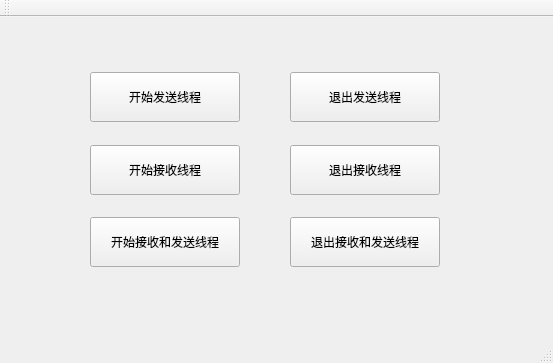
<?xml version="1.0" encoding="UTF-8"?>
<ui version="4.0">
 <class>MainWindow</class>
 <widget class="QMainWindow" name="MainWindow">
  <property name="geometry">
   <rect>
    <x>0</x>
    <y>0</y>
    <width>553</width>
    <height>363</height>
   </rect>
  </property>
  <property name="windowTitle">
   <string>MainWindow</string>
  </property>
  <widget class="QWidget" name="centralWidget">
   <widget class="QPushButton" name="btns">
    <property name="geometry">
     <rect>
      <x>90</x>
      <y>55</y>
      <width>150</width>
      <height>50</height>
     </rect>
    </property>
    <property name="minimumSize">
     <size>
      <width>100</width>
      <height>50</height>
     </size>
    </property>
    <property name="text">
     <string>开始发送线程</string>
    </property>
   </widget>
   <widget class="QPushButton" name="stops">
    <property name="geometry">
     <rect>
      <x>290</x>
      <y>55</y>
      <width>150</width>
      <height>50</height>
     </rect>
    </property>
    <property name="minimumSize">
     <size>
      <width>100</width>
      <height>50</height>
     </size>
    </property>
    <property name="text">
     <string>退出发送线程</string>
    </property>
   </widget>
   <widget class="QPushButton" name="stopr">
    <property name="geometry">
     <rect>
      <x>290</x>
      <y>128</y>
      <width>150</width>
      <height>50</height>
     </rect>
    </property>
    <property name="minimumSize">
     <size>
      <width>100</width>
      <height>50</height>
     </size>
    </property>
    <property name="text">
     <string>退出接收线程</string>
    </property>
   </widget>
   <widget class="QPushButton" name="btnr">
    <property name="geometry">
     <rect>
      <x>90</x>
      <y>128</y>
      <width>150</width>
      <height>50</height>
     </rect>
    </property>
    <property name="minimumSize">
     <size>
      <width>100</width>
      <height>50</height>
     </size>
    </property>
    <property name="text">
     <string>开始接收线程</string>
    </property>
   </widget>
   <widget class="QPushButton" name="alls">
    <property name="geometry">
     <rect>
      <x>90</x>
      <y>200</y>
      <width>150</width>
      <height>50</height>
     </rect>
    </property>
    <property name="minimumSize">
     <size>
      <width>100</width>
      <height>50</height>
     </size>
    </property>
    <property name="text">
     <string>开始接收和发送线程</string>
    </property>
   </widget>
   <widget class="QPushButton" name="alle">
    <property name="geometry">
     <rect>
      <x>290</x>
      <y>200</y>
      <width>150</width>
      <height>50</height>
     </rect>
    </property>
    <property name="minimumSize">
     <size>
      <width>100</width>
      <height>50</height>
     </size>
    </property>
    <property name="text">
     <string>退出接收和发送线程</string>
    </property>
   </widget>
  </widget>
  <widget class="QMenuBar" name="menuBar">
   <property name="geometry">
    <rect>
     <x>0</x>
     <y>0</y>
     <width>553</width>
     <height>20</height>
    </rect>
   </property>
  </widget>
  <widget class="QToolBar" name="mainToolBar">
   <attribute name="toolBarArea">
    <enum>TopToolBarArea</enum>
   </attribute>
   <attribute name="toolBarBreak">
    <bool>false</bool>
   </attribute>
  </widget>
  <widget class="QStatusBar" name="statusBar"/>
 </widget>
 <layoutdefault spacing="6" margin="11"/>
 <resources/>
 <connections/>
</ui>
